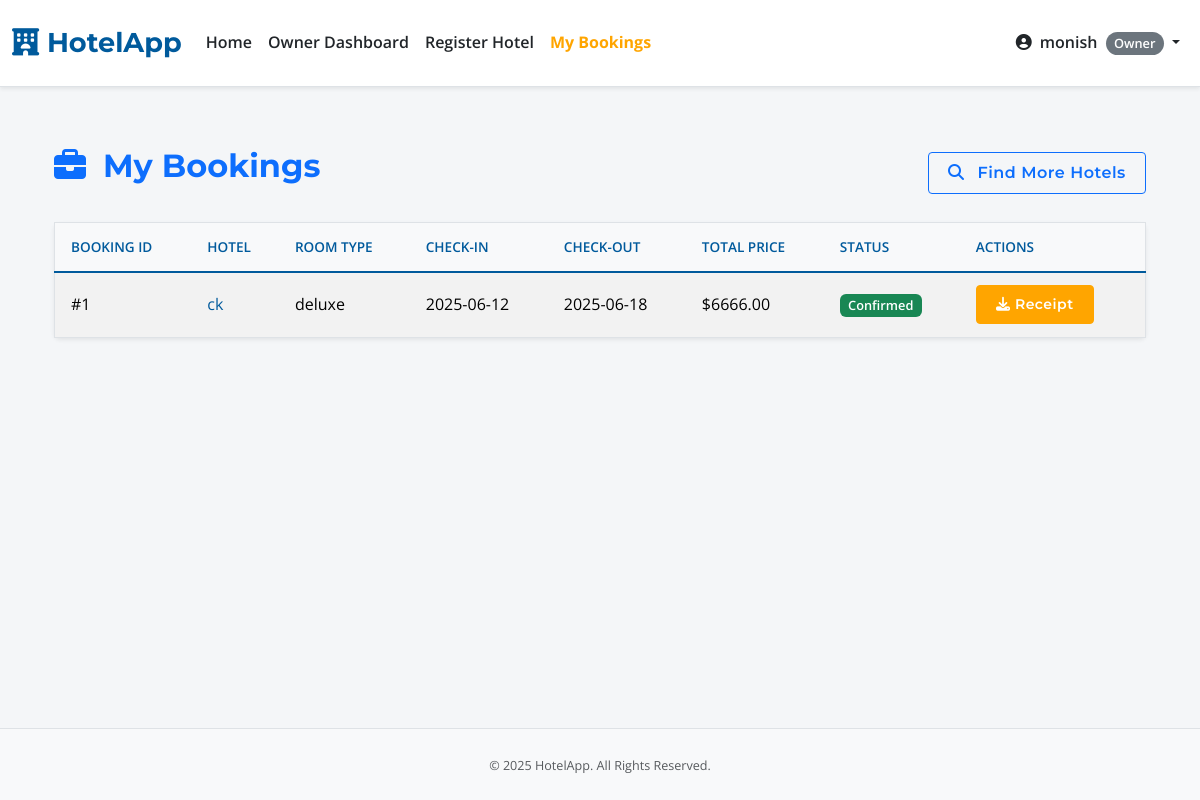
Screenshot of /my_bookings (signed in) with the database file from the repository.
### app.py (models this page shows, shortened)
class User(UserMixin, db.Model):
    id = db.Column(db.Integer, primary_key=True)
    username = db.Column(db.String(80), unique=True, nullable=False)
    email = db.Column(db.String(120), unique=True, nullable=False)
    password_hash = db.Column(db.String(200), nullable=False)
    role = db.Column(db.String(20), nullable=False, default='user')
    is_active = db.Column(db.Boolean, default=True, nullable=False)
    created_at = db.Column(db.DateTime, default=datetime.utcnow)
    hotels_owned = db.relationship('Hotel', backref='owner_user', lazy=True, foreign_keys='Hotel.owner_id', cascade="all, delete-orphan")
    bookings = db.relationship('Booking', backref='booker', lazy=True, foreign_keys='Booking.user_id', cascade="all, delete-orphan")
    wishlist_items = db.relationship('Wishlist', backref='user', lazy='dynamic', cascade='all, delete-orphan')
    audit_logs = db.relationship('AuditLog', backref='actor', lazy=True, foreign_keys='AuditLog.user_id')

class Booking(db.Model):
    id = db.Column(db.Integer, primary_key=True)
    user_id = db.Column(db.Integer, db.ForeignKey('user.id', ondelete='CASCADE'), nullable=False)
    hotel_id = db.Column(db.Integer, db.ForeignKey('hotel.id', ondelete='CASCADE'), nullable=False)
    room_type_id = db.Column(db.Integer, db.ForeignKey('room_type.id', ondelete='CASCADE'), nullable=False)
    check_in_date = db.Column(db.Date, nullable=False)
    check_out_date = db.Column(db.Date, nullable=False)
    total_price = db.Column(db.Float, nullable=False)
    status = db.Column(db.String(50), default='Confirmed')
    created_at = db.Column(db.DateTime, nullable=False, default=datetime.utcnow)

class Hotel(db.Model):
    id = db.Column(db.Integer, primary_key=True)
    name = db.Column(db.String(100), nullable=False)
    location = db.Column(db.String(200), nullable=False)
    description = db.Column(db.Text, nullable=True)
    price_per_night = db.Column(db.Float, nullable=True)
    image_url = db.Column(db.String(255), nullable=True, default='https://via.placeholder.com/800x500.png?text=Main+Hotel+Image')
    owner_id = db.Column(db.Integer, db.ForeignKey('user.id', ondelete='CASCADE'), nullable=False)
    is_approved = db.Column(db.Boolean, default=False, nullable=False)
    star_rating = db.Column(db.Integer, nullable=True)
    amenities = db.relationship('Amenity', secondary=hotel_amenities, lazy='subquery', backref=db.backref('hotels', lazy=True))
    latitude = db.Column(db.Float, nullable=True)
    longitude = db.Column(db.Float, nullable=True)
    gallery_images = db.relationship('HotelImage', backref='hotel_ref', lazy='dynamic', cascade="all, delete-orphan")
    bookings = db.relationship('Booking', backref='hotel', lazy=True, foreign_keys='Booking.hotel_id', cascade="all, delete-orphan")
    wishlisted_by_users = db.relationship('Wishlist', backref='hotel', lazy='dynamic', cascade='all, delete-orphan')
    room_types = db.relationship('RoomType', backref='hotel', lazy='dynamic', cascade="all, delete-orphan")

class RoomType(db.Model):
    id = db.Column(db.Integer, primary_key=True)
    hotel_id = db.Column(db.Integer, db.ForeignKey('hotel.id', ondelete='CASCADE'), nullable=False)
    name = db.Column(db.String(100), nullable=False)
    description = db.Column(db.Text, nullable=True)
    price_per_night = db.Column(db.Float, nullable=False)
    number_of_rooms = db.Column(db.Integer, nullable=False, default=1)
    amenities = db.Column(db.String(300), nullable=True)
    main_image_url = db.Column(db.String(255), nullable=True, default='https://via.placeholder.com/800x500.png?text=Room+Image')
    gallery_images = db.relationship('RoomImage', backref='room_type_ref', lazy='dynamic', cascade="all, delete-orphan")
    bookings = db.relationship('Booking', backref='room_type', lazy='dynamic', cascade="all, delete-orphan")
    availabilities = db.relationship('Availability', backref='room_type_ref', lazy='dynamic', cascade="all, delete-orphan")

### app.py (the view)
@app.route('/my_bookings')
@login_required
def my_bookings():
    bookings = Booking.query.filter_by(user_id=current_user.id).order_by(desc(Booking.created_at)).all()
    return render_template('my_bookings.html', bookings=bookings)

### app.py (called while the page is built)
@login_manager.user_loader
def load_user(user_id):
    user = User.query.get(int(user_id))
    if user and user.is_active:
        return user
    return None

@app.context_processor
def utility_processor():
    def is_hotel_in_wishlist(hotel_id):
        if current_user.is_authenticated:
            return Wishlist.query.filter_by(user_id=current_user.id, hotel_id=hotel_id).first() is not None
        return False
    return dict(is_hotel_in_wishlist=is_hotel_in_wishlist)

### templates/my_bookings.html (shortened to what this page needs)
{% extends "base.html" %}
{% block content %}
<div class="container mt-5">
    <div class="d-flex justify-content-between align-items-center mb-4">
        <h2 class="text-primary"><i class="fas fa-briefcase me-2"></i> My Bookings</h2>
        <a href="{{ url_for('index') }}" class="btn btn-outline-primary"><i class="fas fa-search me-2"></i> Find More Hotels</a>
    </div>
    {% if bookings %}
    <div class="card shadow-sm border-0">
        <div class="card-body p-0">
            <div class="table-responsive">
                <table class="table table-striped table-hover align-middle mb-0">
                    <thead><tr><th class="ps-3">Booking ID</th><th>Hotel</th><th>Room Type</th><th>Check-in</th><th>Check-out</th><th>Total Price</th><th>Status</th><th>Actions</th></tr></thead>
                    <tbody>
                        {% for booking in bookings %}
                        <tr>
                            <td class="ps-3">#{{ booking.id }}</td>
                            <td><a href="{{ url_for('hotel_detail', hotel_id=booking.hotel.id) }}">{{ booking.hotel.name }}</a></td>
                            <td>{{ booking.room_type.name }}</td>
                            <td>{{ booking.check_in_date.strftime('%Y-%m-%d') }}</td>
                            <td>{{ booking.check_out_date.strftime('%Y-%m-%d') }}</td>
                            <td>${{ "%.2f"|format(booking.total_price) }}</td>
                            <td><span class="badge {% if booking.status == 'Confirmed' %}bg-success{% else %}bg-warning text-dark{% endif %}">{{ booking.status }}</span></td>
                            <td><a href="{{ url_for('download_receipt', booking_id=booking.id) }}" class="btn btn-sm btn-info" title="Download Receipt"><i class="fas fa-download"></i> Receipt</a></td>
                        </tr>
                        {% endfor %}
                    </tbody>
                </table>
            </div>
        </div>
    </div>
    {% endif %}
</div>
{% endblock %}

### templates/base.html (shortened to what this page needs)
<!DOCTYPE html>
<html lang="en">
<head>
    <link href="https://cdn.jsdelivr.net/npm/bootstrap@5.3.2/dist/css/bootstrap.min.css" rel="stylesheet">
    <link rel="stylesheet" href="https://cdnjs.cloudflare.com/ajax/libs/font-awesome/6.4.2/css/all.min.css" />
    <link rel="stylesheet" href="https://unpkg.com/leaflet@1.9.4/dist/leaflet.css"/>
    <link rel="stylesheet" href="{{ url_for('static', filename='style.css') }}">
</head>
<body class="d-flex flex-column min-vh-100">
    <nav class="navbar navbar-expand-lg navbar-light bg-white fixed-top border-bottom shadow-sm py-3">
        <div class="container-fluid">
            <a class="navbar-brand" href="{{ url_for('index') }}" style="font-family: 'Montserrat', sans-serif; font-weight: 700; color: var(--primary-color, #005A9C); font-size: 1.6rem;">
                <i class="fas fa-hotel"></i> HotelApp
            </a>
            <div class="collapse navbar-collapse" id="navbarNav">
                <ul class="navbar-nav me-auto mb-2 mb-lg-0">
                    <li class="nav-item">
                        <a class="nav-link {% if request.endpoint == 'index' %}active fw-bold{% endif %}" href="{{ url_for('index') }}">Home</a>
                    </li>
                    {% if current_user.is_authenticated %}
                        {% if current_user.role == 'admin' %}
                            <li class="nav-item"><a class="nav-link {% if request.endpoint == 'admin_dashboard' %}active fw-bold{% endif %}" href="{{ url_for('admin_dashboard') }}">Admin Dashboard</a></li>
                        {% elif current_user.role == 'owner' %}
                            <li class="nav-item"><a class="nav-link {% if request.endpoint == 'owner_dashboard' %}active fw-bold{% endif %}" href="{{ url_for('owner_dashboard') }}">Owner Dashboard</a></li>
                            <li class="nav-item"><a class="nav-link {% if request.endpoint == 'register_hotel' %}active fw-bold{% endif %}" href="{{ url_for('register_hotel') }}">Register Hotel</a></li>
                        {% endif %}
                        <li class="nav-item"><a class="nav-link {% if request.endpoint == 'my_bookings' %}active fw-bold{% endif %}" href="{{ url_for('my_bookings') }}">My Bookings</a></li>
                    {% endif %}
                </ul>
                <ul class="navbar-nav ms-auto mb-2 mb-lg-0 align-items-center">
                    {% if current_user.is_authenticated %}
                        <li class="nav-item dropdown">
                            <a class="nav-link dropdown-toggle" href="#" id="navbarUserDropdown" role="button" data-bs-toggle="dropdown" aria-expanded="false">
                                <i class="fas fa-user-circle me-1"></i> {{ current_user.username }}
                                <span class="badge rounded-pill bg-secondary ms-1">{{ current_user.role|capitalize }}</span>
                            </a>
                        </li>
                    {% else %}
                        <li class="nav-item"><a class="nav-link {% if request.endpoint == 'login' %}active fw-bold{% endif %}" href="{{ url_for('login') }}">Login</a></li>
                        <li class="nav-item"><a class="btn btn-primary btn-sm ms-2" href="{{ url_for('register') }}">Register</a></li>
                    {% endif %}
                </ul>
            </div>
        </div>
    </nav>
    <main class="container-fluid mt-4 flex-grow-1">
        <div class="container">
            {% block content %}{% endblock %}
        </div>
    </main>
    <footer class="py-4 mt-auto bg-light text-center text-muted border-top">
        <div class="container"><small>© <span id="currentYear"></span> HotelApp. All Rights Reserved.</small></div>
    </footer>
</body>
</html>

### static/style.css (style rules this page uses)
:root { --primary-color: #005A9C; --secondary-color: #FFA500; --light-bg: #f8f9fa; --dark-text: #212529; --medium-text: #6c757d; --border-color: #dee2e6; --card-shadow: 0 2px 8px rgba(0, 0, 0, 0.075); --card-hover-shadow: 0 6px 15px rgba(0, 0, 0, 0.12); }
body { font-family: 'Open Sans', sans-serif; color: var(--dark-text); background-color: #f4f6f8; padding-top: 75px; line-height: 1.6; display: flex; flex-direction: column; min-height: 100vh; }
.container, .container-fluid { flex-grow: 1; }
h1, h2, h3, h4, h5, h6 { font-family: 'Montserrat', sans-serif; font-weight: 700; color: var(--primary-color); }
h2 { font-size: 2rem; margin-bottom: 0.8rem; }
a { color: var(--primary-color); text-decoration: none; transition: color 0.2s ease-in-out; }
.navbar { background-color: #ffffff !important; border-bottom: 1px solid var(--border-color); box-shadow: 0 2px 4px rgba(0,0,0,0.04); padding-top: 0.7rem; padding-bottom: 0.7rem; }
.navbar-brand { font-size: 1.7rem !important; }
.navbar-nav .nav-link { color: var(--dark-text) !important; font-weight: 600; padding: 0.5rem 1rem; }
.navbar-nav .nav-link.active, .navbar-nav .nav-link:hover { color: var(--secondary-color) !important; }
.btn { font-family: 'Montserrat', sans-serif; font-weight: 600; padding: 0.5rem 1.2rem; border-radius: 0.25rem; transition: all 0.2s ease-in-out; letter-spacing: 0.5px; }
.btn-info { background-color: var(--secondary-color); border-color: var(--secondary-color); color: #fff; }
.card { border: 1px solid var(--border-color); border-radius: 0.375rem; box-shadow: var(--card-shadow); transition: box-shadow 0.25s ease-in-out, transform 0.25s ease-in-out; background-color: #fff; }
.card-body { padding: 1.25rem; }
.table { border: 1px solid var(--border-color); background-color: #fff; }
.table th, .table td { vertical-align: middle; padding: 0.8rem; }
.table thead th { background-color: var(--light-bg); color: var(--primary-color); font-weight: 600; border-bottom: 2px solid var(--primary-color); text-transform: uppercase; font-size: 0.85em; }
.badge { font-size: 0.8em; padding: 0.4em 0.65em; font-weight: 600; }
footer { background-color: #e9ecef; padding: 1.5rem 0; font-size: 0.9em; color: var(--medium-text); }

### templates/base.html (style rules this page uses)
body { padding-top: 75px; }

### rows the page displays
User: username "monish", role "Owner"
Booking: id "1", hotel.name "ck", room_type.name "deluxe", check_in_date "2025-06-12", check_out_date "2025-06-18", total_price "6666.00", status "Confirmed"
